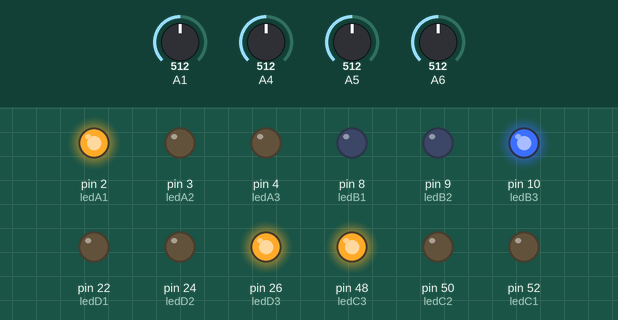
A sketch run on a simulated Arduino Mega 2560, built with avr-gcc and run on an emulated ATmega2560. Parts: output pins drawn as LEDs (lit = HIGH). The test bench sets the inputs (shaded band); at power-on: A1 = 512, A4 = 512, A5 = 512, A6 = 512. What the sketch prints to the serial monitor is not drawn.

Above: at 0.1 s.
At 18.1 s:
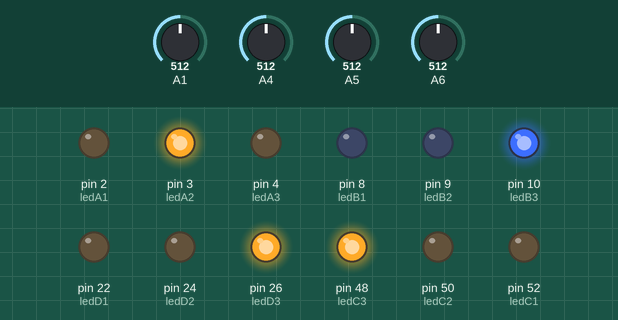
At 26.1 s:
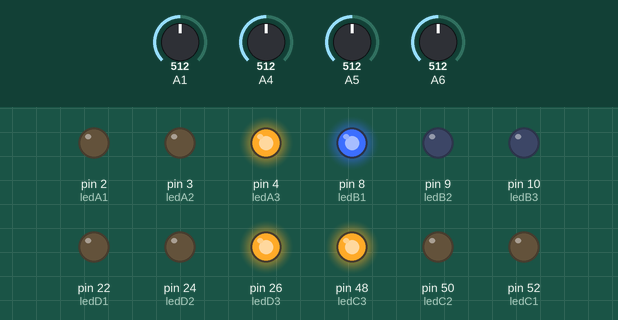
Timing chart, 0 to 27.6 s (numbered marks = the images above):
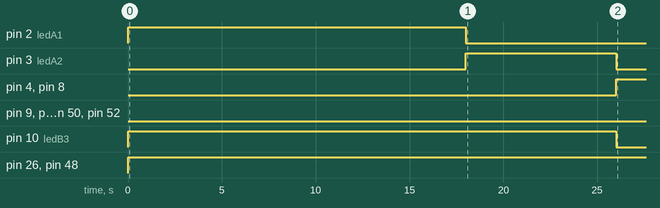

Measured:
- by itself, pin 2 (ledA1): LOW → HIGH at 0.00 s, → LOW 18.0 s later
- by itself, pin 3 (ledA2): LOW → HIGH at 18.0 s, → LOW 8.0 s later
- by itself, pin 4 (ledA3), pin 8 (ledB1): LOW → HIGH at 26.0 s
- by itself, pin 10 (ledB3): LOW → HIGH at 0.00 s, → LOW 26.0 s later
- by itself, pin 26 (ledD3), pin 48 (ledC3): LOW → HIGH at 0.00 s

The sketch:

coding.ino
```cpp
#define ledA1 2 //Green
#define ledA2 3 //Yellow
#define ledA3 4 //Red

#define ledB1 8
#define ledB2 9
#define ledB3 10

#define ledC1 52
#define ledC2 50
#define ledC3 48

#define ledD1 22
#define ledD2 24
#define ledD3 26

int a1, b1, c1, d1;

void setup() {

  Serial.begin(9600);

  pinMode(ledA1, OUTPUT);
  pinMode(ledA2, OUTPUT);
  pinMode(ledA3, OUTPUT);

  pinMode(ledB1, OUTPUT);
  pinMode(ledB2, OUTPUT);
  pinMode(ledB3, OUTPUT);

  pinMode(ledC1, OUTPUT);
  pinMode(ledC2, OUTPUT);
  pinMode(ledC3, OUTPUT);

  pinMode(ledD1, OUTPUT);
  pinMode(ledD2, OUTPUT);
  pinMode(ledD3, OUTPUT);
}

void readSensor()
{
  a1 = analogRead(A1);
  b1 = analogRead(A4);
  c1 = analogRead(A5);
  d1 = analogRead(A6);

if (a1 < 50) a1 = 1; else a1 = 0;
if (b1 < 50) b1 = 1; else b1 = 0;
if (c1 < 50) c1 = 1; else c1 = 0;
if (d1 < 50) d1 = 1; else d1 = 0;

Serial.print(a1);
Serial.print("\t");
Serial.print(b1);
Serial.print("\t");
Serial.print(c1);
Serial.print("\t");
Serial.print(d1);
Serial.print("\t");
}

void roadAopen()
{
  readSensor();

  digitalWrite(ledA3, LOW);

  digitalWrite(ledA1, HIGH);
  digitalWrite(ledB3, HIGH);
  digitalWrite(ledC3, HIGH);
  digitalWrite(ledD3, HIGH);
  delay(18000);
  digitalWrite(ledA1, LOW);
  digitalWrite(ledA2, HIGH);
  delay(8000);
  digitalWrite(ledA2, LOW);

}

void roadBopen()
{
  readSensor();

  digitalWrite(ledB3, LOW);

  digitalWrite(ledA3, HIGH);
  digitalWrite(ledB1, HIGH);
  digitalWrite(ledC3, HIGH);
  digitalWrite(ledD3, HIGH);
  delay(18000);
  digitalWrite(ledB1, LOW);
  digitalWrite(ledB2, HIGH);
  delay(8000);
  digitalWrite(ledB2, LOW);

}

void roadCopen()
{
  readSensor();
  digitalWrite(ledC3, LOW);

  digitalWrite(ledA3, HIGH);
  digitalWrite(ledB3, HIGH);
  digitalWrite(ledC1, HIGH);
  digitalWrite(ledD3, HIGH);
  delay(18000);
  digitalWrite(ledC1, LOW);
  digitalWrite(ledC2, HIGH);
  delay(8000);
  digitalWrite(ledC2, LOW);

}

void roadDopen()
{
  readSensor();
  digitalWrite(ledD3, LOW);

  digitalWrite(ledA3, HIGH);
  digitalWrite(ledB3, HIGH);
  digitalWrite(ledC3, HIGH);
  digitalWrite(ledD1, HIGH);
  delay(18000);
  digitalWrite(ledD1, LOW);
  digitalWrite(ledD2, HIGH);
  delay(8000);
  digitalWrite(ledD2, LOW);

}

void loop() {
   readSensor();
if (a1 == 1 && (b1 == 0 ||c1 == 0 || d1 == 0))
  {
    roadAopen();
  }
else if (b1 == 1 && (a1 == 0 ||c1 == 0 || d1 == 0))
  {
    roadBopen();
  }
else if (c1 == 1 && (b1 == 0 ||a1 == 0 || d1 == 0))
  {
    roadCopen();
  }
else if (d1 == 1 && (b1 == 0|c1 == 0 || a1 == 0))
  {
    roadDopen();
  }
/////////////////////////Road A=B,C,D////////////////////////////////////////////////
if (a1 == 1 && (b1 == 1 ||c1 == 0 || d1 == 0) )
  {
    roadAopen();
    if (b1 == 1 && (a1 == 1 ||c1 == 0 || d1 == 0) )
    {
      roadBopen();
    }
  }
  else if (a1 == 1 && (b1 == 0 ||c1 == 1 || d1 == 0) )
  {
    roadAopen();
    if (c1 == 1 && (a1 == 1 ||b1 == 0 || d1 == 0) )
    {
      roadCopen();
    }
  }
  else if (a1 == 1 && (b1 == 0 ||c1 == 0 || d1 == 1) )
  {
    roadAopen();
    if (d1 == 1 && (b1 == 0 ||c1 == 0 || a1 == 1) )
    {
      roadDopen();
    }
  }
/////////////////////////Road B=C,D,A////////////////////////////////////////////////
 else if (b1 == 1 && (c1 == 1 ||d1 == 0 || a1 == 0) )
  {
    roadBopen();
    if (c1 == 1 && (b1 == 1 ||c1 == 0 || d1 == 0) )
    {
      roadCopen();
    }
  }
  else if (b1 == 1 && (c1 == 0 ||d1 == 1 || a1 == 0) )
  {
    roadBopen();
    if (d1 == 1 && (b1 == 1 ||a1 == 0 || c1 == 0) )
    {
      roadDopen();
    }
  }
/////////////////////////Road C=D,A,B////////////////////////////////////////////////
 else if (c1 == 1 && (d1 == 1 ||b1 == 0 || a1 == 0) )
  {
    roadCopen();
    if (d1 == 1 && (c1 == 1 ||a1 == 0 || b1 == 0) )
    {
      roadDopen();
    }
  }
////////////////////////Road C=D,A,B////////////////////////////////////////////////
 else if (d1 == 1 && (a1 == 1 ||b1 == 0 || c1 == 0) )
  {
    roadDopen();
    if (a1 == 1 && (d1 == 1 ||c1 == 0 || b1 == 0) )
    {
      roadAopen();
    }
  }
//////////////////////////////////////////////////////////////////////////////////////////
  else if (b1 == 1 && (a1 == 0 ||c1 == 1 || d1 == 1) )
  {
    roadBopen();
    if (c1 == 1 && (a1 == 0 ||b1 == 1 || d1 == 1) )
    {
      roadCopen();
    }
    if (d1 == 1 && (b1 == 1 ||c1 == 1 || a1 == 0) )
    {
      roadDopen();
    }
  }
  else if (d1 == 1 && (b1 == 1 ||c1 == 1 || b1 == 0) )
  {
     roadAopen();

    if (c1 == 1 && (a1 == 1 ||d1 == 1 || b1 == 0) )
    {
     roadCopen();
    }
    if (c1 == 1 && (a1 == 0 ||b1 == 1 || b1 == 0) )
    {
      roadDopen();
    }
  else if (a1 == 1 && (b1 == 1 ||d1 == 1 || c1 == 0) )
  {
     roadAopen();

    if (b1 == 1 && (a1 == 1 ||d1 == 1 || c1 == 0) )
    {
     roadBopen();
    }
    if (d1 == 1 && (a1 == 1 ||b1 == 1 || c1 == 0) )
    {
      roadCopen();
    }
  }
  }
/////////////////////////////////////////////////////////////////////////

/////////////////////////////////////////////////////////////////////////

  else if (a1 == 1 && (b1 == 1 ||c1 == 1 || d1 == 0) )
  {
    roadAopen();
    if (b1 == 1 && (a1 == 1 ||c1 == 1 || d1 == 0) )
    {
      roadBopen();
    }
    if (c1 == 1 && (b1 == 1 ||d1 == 0 || a1 == 1) )
    {
      roadCopen();
    }
  }
  else if (b1 == 1 && (a1 == 0 ||c1 == 1 || d1 == 1) )
  {
    roadBopen();
    if (c1 == 1 && (a1 == 0 ||b1 == 1 || d1 == 1) )
    {
      roadCopen();
    }
    if (d1 == 1 && (b1 == 1 ||c1 == 1 || a1 == 0) )
    {
      roadDopen();
    }
  }
  else if (d1 == 1 && (b1 == 1 ||c1 == 1 || b1 == 0) )
  {
     roadAopen();

    if (c1 == 1 && (a1 == 1 ||d1 == 1 || b1 == 0) )
    {
     roadCopen();
    }
    if (c1 == 1 && (a1 == 0 ||b1 == 1 || b1 == 0) )
    {
      roadDopen();
    }
  else if (a1 == 1 && (b1 == 1 ||d1 == 1 || c1 == 0) )
  {
     roadAopen();

    if (b1 == 1 && (a1 == 1 ||d1 == 1 || c1 == 0) )
    {
     roadBopen();
    }
    if (d1 == 1 && (a1 == 1 ||b1 == 1 || c1 == 0) )
    {
      roadCopen();
    }
  }
  }
/////////////////////////////////////////////////////////////////////////

  else if (a1 == 0 && b1 == 0 && c1 == 0 && d1 == 0)
  {
    roadAopen();
    if (a1 == 0 && b1 == 0 && c1 == 0 && d1 == 0)
    {
      roadBopen();
    }
    if (a1 == 0 && b1 == 0 && c1 == 0 && d1 == 0)
    {
      roadCopen();
    }
    if (a1 == 0 && b1 == 0 && c1 == 0 && d1 == 0)
    {
      roadDopen();
    }
  }
  else if (a1 == 1 && (b1 == 1 ||c1 == 1 || d1 == 1) )
  {
    roadAopen();
    if (b1 == 1 && (a1 == 1 ||c1 == 1 || d1 == 1) )
    {
      roadBopen();
    }
    if (c1 == 1 && (b1 == 1 ||d1 == 1 || a1 == 1) )
    {
      roadCopen();
    }
    if (d1 == 1 && (b1 == 1 ||c1 == 1 || a1 == 1) )
    {
      roadDopen();
    }
  }

}
```
